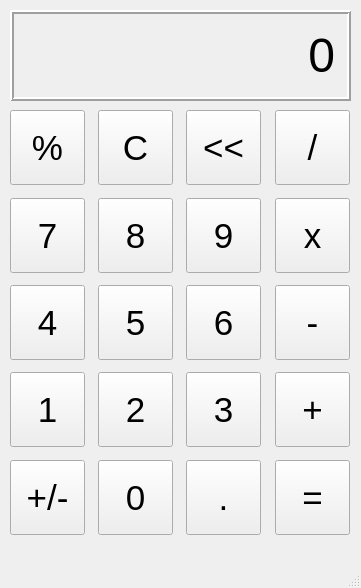
<?xml version="1.0" encoding="UTF-8"?>
<ui version="4.0">
 <class>MainWindow</class>
 <widget class="QMainWindow" name="MainWindow">
  <property name="geometry">
   <rect>
    <x>0</x>
    <y>0</y>
    <width>361</width>
    <height>588</height>
   </rect>
  </property>
  <property name="windowTitle">
   <string>Calculator</string>
  </property>
  <widget class="QWidget" name="centralwidget">
   <widget class="QLabel" name="outputLabel">
    <property name="geometry">
     <rect>
      <x>10</x>
      <y>10</y>
      <width>341</width>
      <height>91</height>
     </rect>
    </property>
    <property name="font">
     <font>
      <pointsize>36</pointsize>
     </font>
    </property>
    <property name="frameShape">
     <enum>QFrame::Box</enum>
    </property>
    <property name="frameShadow">
     <enum>QFrame::Raised</enum>
    </property>
    <property name="lineWidth">
     <number>2</number>
    </property>
    <property name="text">
     <string>0</string>
    </property>
    <property name="alignment">
     <set>Qt::AlignRight|Qt::AlignTrailing|Qt::AlignVCenter</set>
    </property>
    <property name="margin">
     <number>10</number>
    </property>
   </widget>
   <widget class="QPushButton" name="percentButton">
    <property name="geometry">
     <rect>
      <x>10</x>
      <y>110</y>
      <width>75</width>
      <height>75</height>
     </rect>
    </property>
    <property name="font">
     <font>
      <pointsize>26</pointsize>
     </font>
    </property>
    <property name="text">
     <string>%</string>
    </property>
   </widget>
   <widget class="QPushButton" name="CButton">
    <property name="geometry">
     <rect>
      <x>98</x>
      <y>110</y>
      <width>75</width>
      <height>75</height>
     </rect>
    </property>
    <property name="font">
     <font>
      <pointsize>26</pointsize>
     </font>
    </property>
    <property name="text">
     <string>C</string>
    </property>
   </widget>
   <widget class="QPushButton" name="arrowButton">
    <property name="geometry">
     <rect>
      <x>186</x>
      <y>110</y>
      <width>75</width>
      <height>75</height>
     </rect>
    </property>
    <property name="font">
     <font>
      <pointsize>26</pointsize>
     </font>
    </property>
    <property name="text">
     <string>&lt;&lt;</string>
    </property>
   </widget>
   <widget class="QPushButton" name="divideButton">
    <property name="geometry">
     <rect>
      <x>275</x>
      <y>110</y>
      <width>75</width>
      <height>75</height>
     </rect>
    </property>
    <property name="font">
     <font>
      <pointsize>26</pointsize>
     </font>
    </property>
    <property name="text">
     <string>/</string>
    </property>
   </widget>
   <widget class="QPushButton" name="eightButton">
    <property name="geometry">
     <rect>
      <x>98</x>
      <y>198</y>
      <width>75</width>
      <height>75</height>
     </rect>
    </property>
    <property name="font">
     <font>
      <pointsize>26</pointsize>
     </font>
    </property>
    <property name="text">
     <string>8</string>
    </property>
   </widget>
   <widget class="QPushButton" name="multiplyButton">
    <property name="geometry">
     <rect>
      <x>275</x>
      <y>198</y>
      <width>75</width>
      <height>75</height>
     </rect>
    </property>
    <property name="font">
     <font>
      <pointsize>26</pointsize>
     </font>
    </property>
    <property name="text">
     <string>x</string>
    </property>
   </widget>
   <widget class="QPushButton" name="sevenButton">
    <property name="geometry">
     <rect>
      <x>10</x>
      <y>198</y>
      <width>75</width>
      <height>75</height>
     </rect>
    </property>
    <property name="font">
     <font>
      <pointsize>26</pointsize>
     </font>
    </property>
    <property name="text">
     <string>7</string>
    </property>
   </widget>
   <widget class="QPushButton" name="nineButton">
    <property name="geometry">
     <rect>
      <x>186</x>
      <y>198</y>
      <width>75</width>
      <height>75</height>
     </rect>
    </property>
    <property name="font">
     <font>
      <pointsize>26</pointsize>
     </font>
    </property>
    <property name="text">
     <string>9</string>
    </property>
   </widget>
   <widget class="QPushButton" name="fiveButton">
    <property name="geometry">
     <rect>
      <x>98</x>
      <y>285</y>
      <width>75</width>
      <height>75</height>
     </rect>
    </property>
    <property name="font">
     <font>
      <pointsize>26</pointsize>
     </font>
    </property>
    <property name="text">
     <string>5</string>
    </property>
   </widget>
   <widget class="QPushButton" name="minusButton">
    <property name="geometry">
     <rect>
      <x>275</x>
      <y>285</y>
      <width>75</width>
      <height>75</height>
     </rect>
    </property>
    <property name="font">
     <font>
      <pointsize>26</pointsize>
     </font>
    </property>
    <property name="text">
     <string>-</string>
    </property>
   </widget>
   <widget class="QPushButton" name="fourButton">
    <property name="geometry">
     <rect>
      <x>10</x>
      <y>285</y>
      <width>75</width>
      <height>75</height>
     </rect>
    </property>
    <property name="font">
     <font>
      <pointsize>26</pointsize>
     </font>
    </property>
    <property name="text">
     <string>4</string>
    </property>
   </widget>
   <widget class="QPushButton" name="sixButton">
    <property name="geometry">
     <rect>
      <x>186</x>
      <y>285</y>
      <width>75</width>
      <height>75</height>
     </rect>
    </property>
    <property name="font">
     <font>
      <pointsize>26</pointsize>
     </font>
    </property>
    <property name="text">
     <string>6</string>
    </property>
   </widget>
   <widget class="QPushButton" name="zeroButton">
    <property name="geometry">
     <rect>
      <x>98</x>
      <y>460</y>
      <width>75</width>
      <height>75</height>
     </rect>
    </property>
    <property name="font">
     <font>
      <pointsize>26</pointsize>
     </font>
    </property>
    <property name="text">
     <string>0</string>
    </property>
   </widget>
   <widget class="QPushButton" name="equalButton">
    <property name="geometry">
     <rect>
      <x>275</x>
      <y>460</y>
      <width>75</width>
      <height>75</height>
     </rect>
    </property>
    <property name="font">
     <font>
      <pointsize>26</pointsize>
     </font>
    </property>
    <property name="text">
     <string>=</string>
    </property>
   </widget>
   <widget class="QPushButton" name="plusminusButton">
    <property name="geometry">
     <rect>
      <x>10</x>
      <y>460</y>
      <width>75</width>
      <height>75</height>
     </rect>
    </property>
    <property name="font">
     <font>
      <pointsize>26</pointsize>
     </font>
    </property>
    <property name="text">
     <string>+/-</string>
    </property>
   </widget>
   <widget class="QPushButton" name="decimalButton">
    <property name="geometry">
     <rect>
      <x>186</x>
      <y>460</y>
      <width>75</width>
      <height>75</height>
     </rect>
    </property>
    <property name="font">
     <font>
      <pointsize>26</pointsize>
     </font>
    </property>
    <property name="text">
     <string>.</string>
    </property>
   </widget>
   <widget class="QPushButton" name="threeButton">
    <property name="geometry">
     <rect>
      <x>186</x>
      <y>372</y>
      <width>75</width>
      <height>75</height>
     </rect>
    </property>
    <property name="font">
     <font>
      <pointsize>26</pointsize>
     </font>
    </property>
    <property name="text">
     <string>3</string>
    </property>
   </widget>
   <widget class="QPushButton" name="twoButton">
    <property name="geometry">
     <rect>
      <x>98</x>
      <y>372</y>
      <width>75</width>
      <height>75</height>
     </rect>
    </property>
    <property name="font">
     <font>
      <pointsize>26</pointsize>
     </font>
    </property>
    <property name="text">
     <string>2</string>
    </property>
   </widget>
   <widget class="QPushButton" name="plusButton">
    <property name="geometry">
     <rect>
      <x>275</x>
      <y>372</y>
      <width>75</width>
      <height>75</height>
     </rect>
    </property>
    <property name="font">
     <font>
      <pointsize>26</pointsize>
     </font>
    </property>
    <property name="text">
     <string>+</string>
    </property>
   </widget>
   <widget class="QPushButton" name="oneButton">
    <property name="geometry">
     <rect>
      <x>10</x>
      <y>372</y>
      <width>75</width>
      <height>75</height>
     </rect>
    </property>
    <property name="font">
     <font>
      <pointsize>26</pointsize>
     </font>
    </property>
    <property name="text">
     <string>1</string>
    </property>
   </widget>
  </widget>
  <widget class="QMenuBar" name="menubar">
   <property name="geometry">
    <rect>
     <x>0</x>
     <y>0</y>
     <width>361</width>
     <height>22</height>
    </rect>
   </property>
  </widget>
  <widget class="QStatusBar" name="statusbar"/>
 </widget>
 <resources/>
 <connections/>
</ui>
